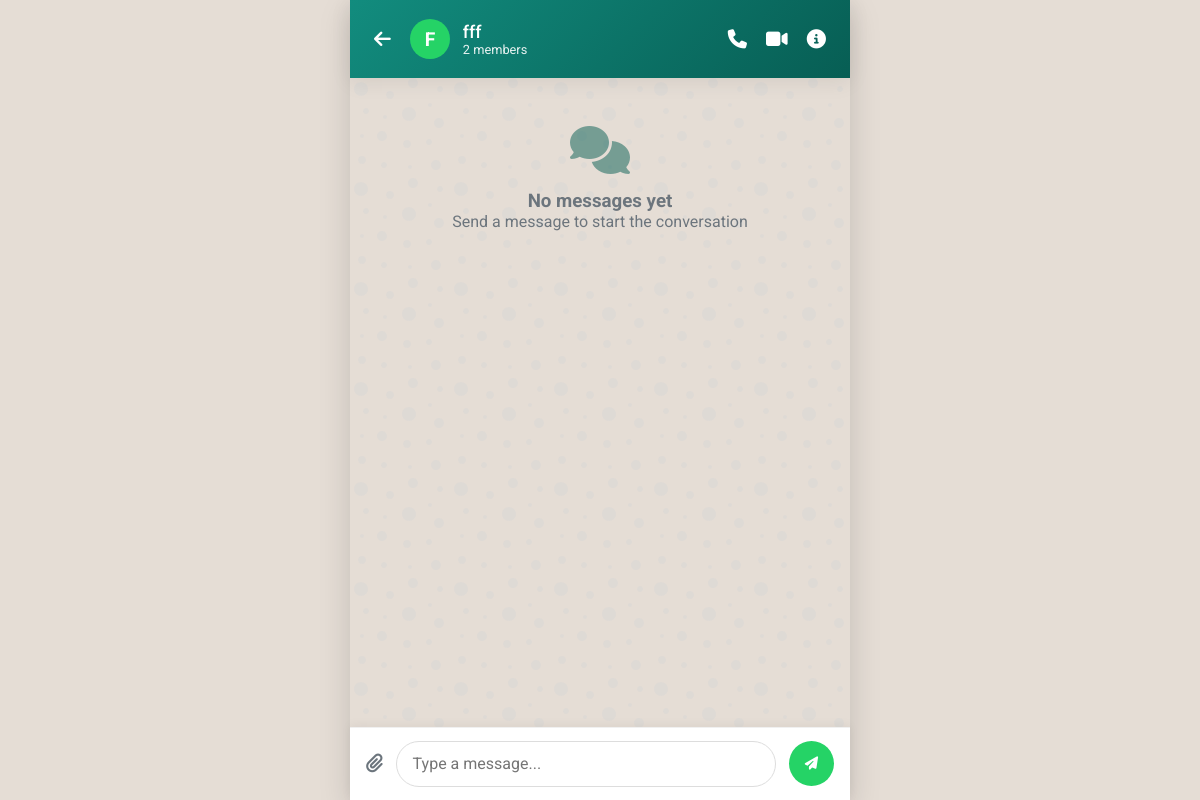
The app's page /groups/mine/converse.php?group_id=3 (signed in), older data.
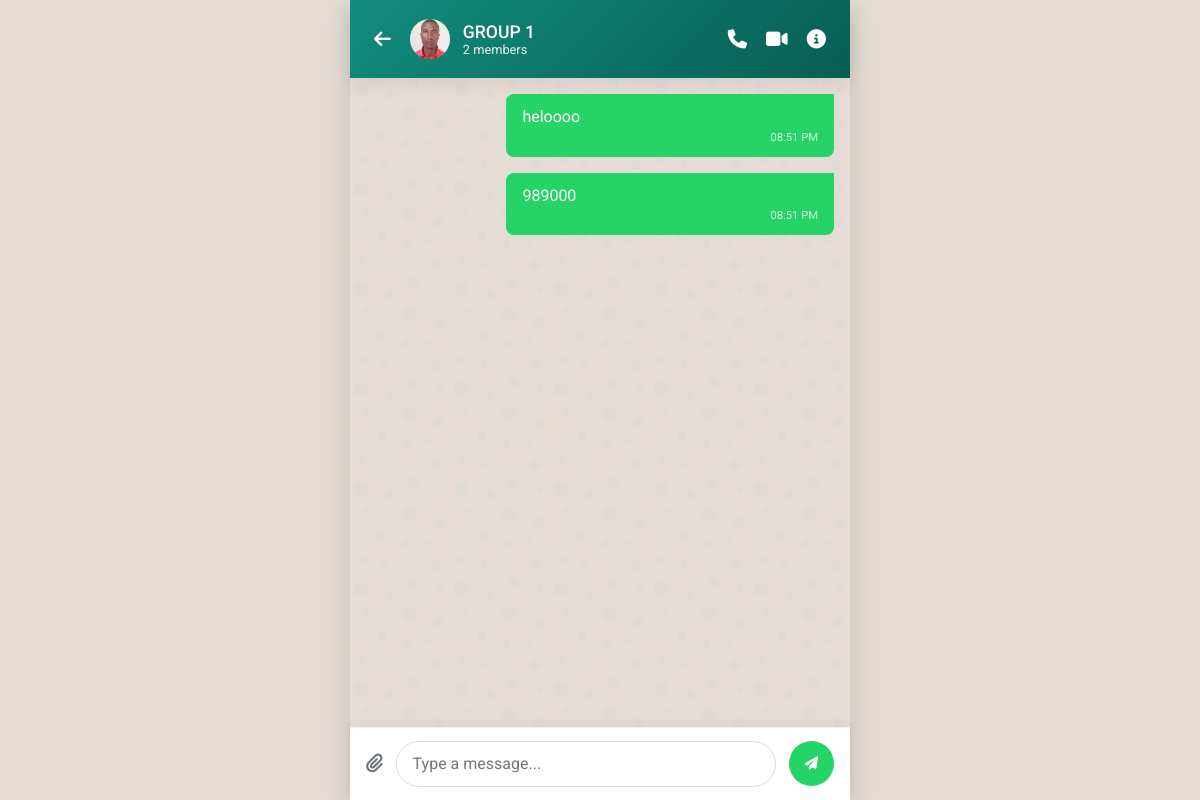
The same page, newer data.
### tables this page shows
CREATE TABLE `groups_chat` (
  `id` bigint(20) UNSIGNED NOT NULL,
  `conversation_id` bigint(20) UNSIGNED NOT NULL,
  `group_name` varchar(150) NOT NULL,
  `group_photo` varchar(255) DEFAULT NULL,
  `description` text DEFAULT NULL,
  `created_by` bigint(20) UNSIGNED NOT NULL,
  `created_at` timestamp NOT NULL DEFAULT current_timestamp()
);

CREATE TABLE `messages` (
  `id` bigint(20) UNSIGNED NOT NULL,
  `conversation_id` bigint(20) UNSIGNED NOT NULL,
  `sender_id` bigint(20) UNSIGNED NOT NULL,
  `message_type` enum('text','image','video','file','voice') DEFAULT 'text',
  `message_text` longtext DEFAULT NULL,
  `reply_to_id` bigint(20) UNSIGNED DEFAULT NULL,
  `attachment_path` varchar(255) DEFAULT NULL,
  `is_edited` tinyint(1) DEFAULT 0,
  `is_deleted` tinyint(1) DEFAULT 0,
  `created_at` timestamp NOT NULL DEFAULT current_timestamp(),
  `updated_at` timestamp NULL DEFAULT NULL
);

### groups/mine/converse.php (the view, shortened to what the changed rows need)
<?php
$darkMode = isset($_COOKIE['darkMode']) && $_COOKIE['darkMode'] === 'enabled';
require_once __DIR__ . '/../../config/db.php';
$group_id = isset($_GET['group_id']) ? intval($_GET['group_id']) : 0;
$stmt = $conn->prepare("
    SELECT
        g.id AS group_id,
        g.conversation_id,
        g.group_name,
        g.group_photo,
        g.description,
        g.created_by,
        g.created_at,
        u.fullname AS creator_name,
        u.username AS creator_username
    FROM groups_chat g
    LEFT JOIN users u ON g.created_by = u.id
    WHERE g.id = ?
");
$stmt->bind_param("i", $group_id);
$stmt->execute();
$group_result = $stmt->get_result();
$group = $group_result->fetch_assoc();
$current_user_id = $_SESSION['user_id'];
$stmt = $conn->prepare("
    SELECT
        u.id,
        u.fullname,
        u.username,
        u.profile_photo,
        gm.role
    FROM group_members gm
    JOIN users u ON gm.user_id = u.id
    WHERE gm.group_id = ?
    ORDER BY gm.role = 'admin' DESC, u.fullname ASC
");
$stmt->bind_param("i", $group_id);
$stmt->execute();
$members_result = $stmt->get_result();
$group_members = [];
while ($row = $members_result->fetch_assoc()) {
    $group_members[] = $row;
}
$stmt = $conn->prepare("
    SELECT
        m.id,
        m.conversation_id,
        m.sender_id,
        m.message_type,
        m.message_text,
        m.attachment_path,
        m.is_deleted,
        m.created_at,
        u.fullname AS sender_name,
        u.username AS sender_username,
        u.profile_photo AS sender_photo
    FROM messages m
    JOIN users u ON m.sender_id = u.id
    WHERE m.conversation_id = ?
      AND m.is_deleted = 0
    ORDER BY m.created_at ASC
");
$stmt->bind_param("i", $group['conversation_id']);
$stmt->execute();
$messages_result = $stmt->get_result();
$group_messages = [];
while ($row = $messages_result->fetch_assoc()) {
    $group_messages[] = $row;
}
?>
<!DOCTYPE html>
<html lang="en">
<head>
    <link rel="stylesheet" href="https://cdnjs.cloudflare.com/ajax/libs/font-awesome/6.4.0/css/all.min.css">
</head>
<body class="<?= $darkMode ? 'dark-mode' : '' ?>">
    <div class="main-wrapper">
        <header>
            <div class="header-left">
                <div class="group-info" onclick="window.location.href='group_info?group_id=<?= $group_id ?>'">
                    <div class="group-avatar">
                        <?php if (!empty($group['group_photo'])): ?>
                            <img src="<?= htmlspecialchars('../../uploads/images/' . $group['group_photo']) ?>" alt="Group image">
                        <?php else: ?>
                            <?= strtoupper(substr($group['group_name'], 0, 1)) ?>
                        <?php endif; ?>
                    </div>
                    <div class="group-details">
                        <div class="group-name"><?= htmlspecialchars($group['group_name']) ?></div>
                        <div class="group-members"><?= count($group_members) ?> members</div>
                    </div>
                </div>
            </div>
        </header>
        <div class="chat-container">
            <div class="messages-container" id="messagesContainer">
                <?php if (empty($group_messages)): ?>
                    <div class="empty-chat">
                        <i class="fas fa-comments"></i>
                        <h3>No messages yet</h3>
                        <p>Send a message to start the conversation</p>
                    </div>
                <?php else: ?>
                    <?php foreach ($group_messages as $message): ?>
                        <div class="message <?= $message['sender_id'] == $current_user_id ? 'sent' : 'received' ?>">
                            <div class="message-content">
                                <?= htmlspecialchars($message['message_text']) ?>
                                <div class="message-time">
                                    <?= date('h:i A', strtotime($message['created_at'])) ?>
                                </div>
                            </div>
                        </div>
                    <?php endforeach; ?>
                <?php endif; ?>
            </div>
        </div>
    </div>
</body>
</html>

Row changes from the older to the newer data that the page shows:
changed groups_chat: group_photo: picture added; group_name "fff" → "GROUP 1"; group_name "F" → (not shown)
added messages: message_text "heloooo", created_at "08:51 PM"
added messages: message_text "989000", created_at "08:51 PM"
Text that changed along with them:
text no longer shown: "No messages yet Send a message to start the conversation"
